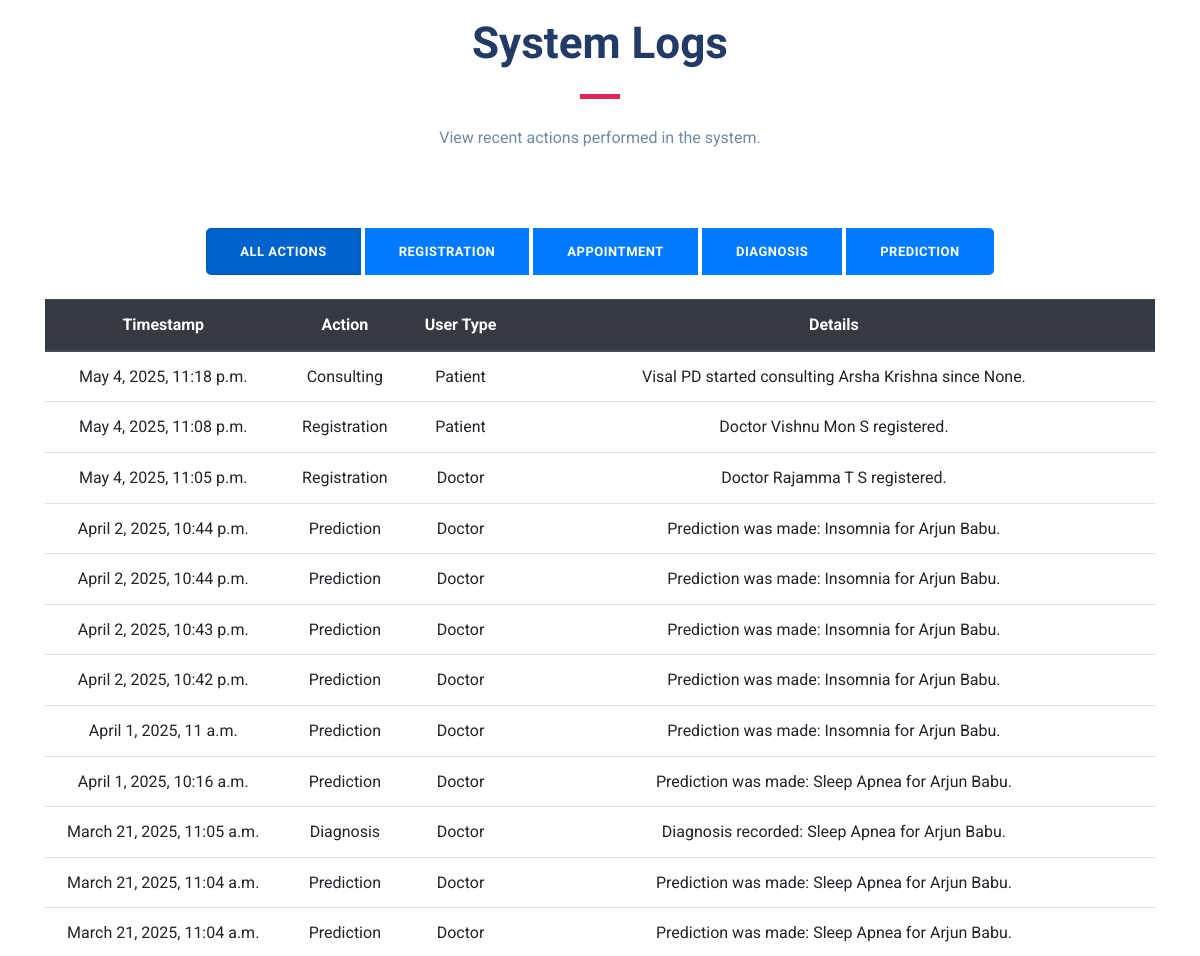
Page /siteAdmin/logList/ (signed in, middle part) on the earlier database version.
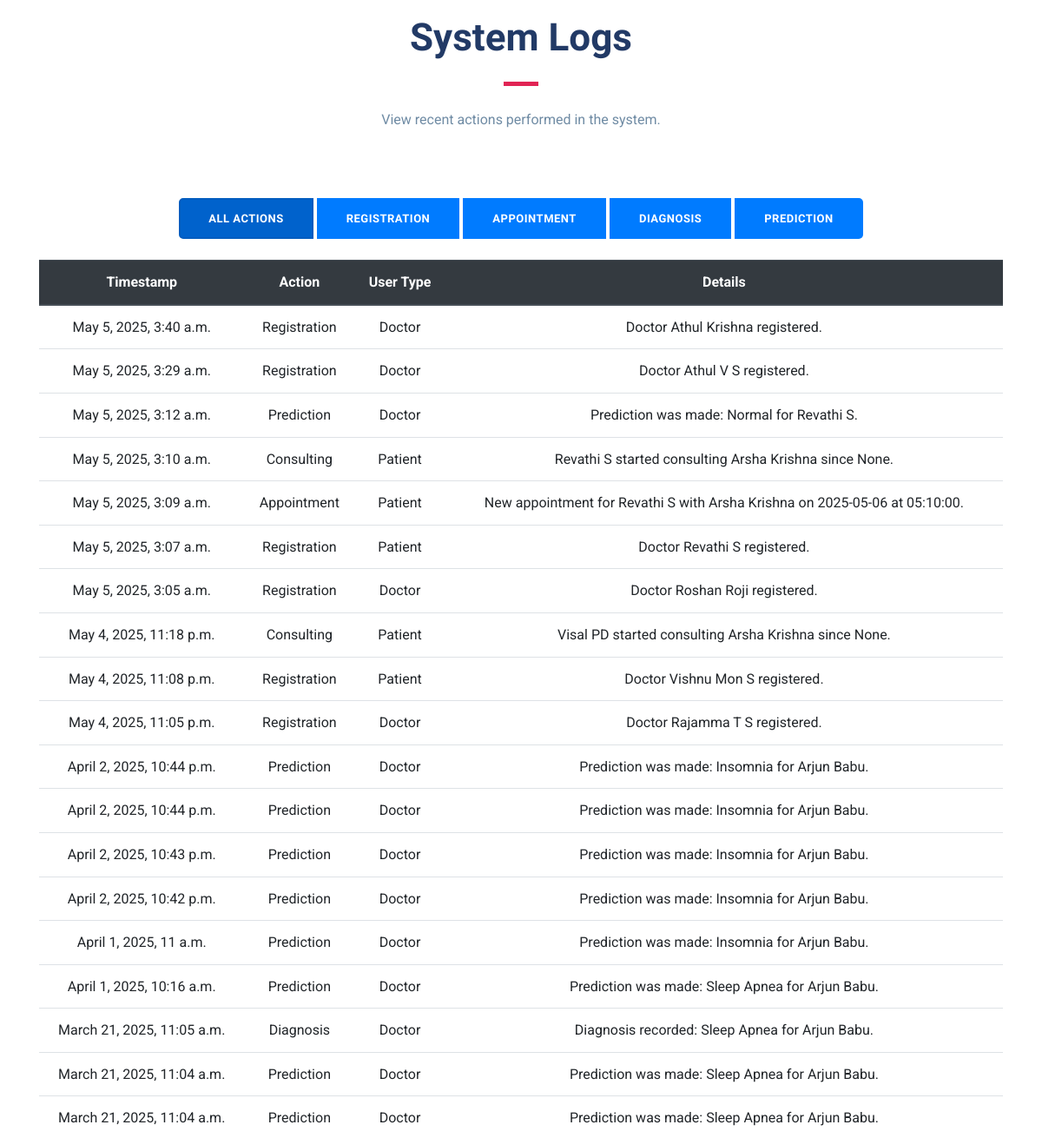
Same page on the later database version.
### siteAdmin/models.py (models this page shows, shortened)
class Log(models.Model):
    ACTION_CHOICES = (
        ("Patient Registered", "Patient Registered"),
        ("Doctor Registered", "Doctor Registered"),
        ("Appointment Created", "Appointment Created"),
        ("Appointment Updated", "Appointment Updated"),
        ("Diagnosis Made", "Diagnosis Made"),
        ("Prediction Made", "Prediction Made"),
    )
    action = models.CharField(max_length=50, choices=ACTION_CHOICES)
    user_type = models.CharField(max_length=255, blank=True, null=True)
    user_id = models.CharField(max_length=255, blank=True, null=True)
    details = models.TextField()
    timestamp = models.DateTimeField(auto_now_add=True)

### siteAdmin/views.py (the view)
# urls.py: path("logList/", views.logList, name="logList"),
@admin_login_required()
def logList(request):
    logs = Log.objects.all().order_by("-timestamp")
    return render(request, "siteAdmin/log-list.html", {"logs": logs})

### templates/siteAdmin/log-list.html (shortened to what this page needs)
{% extends "../base.html" %}
{% load static %}
{% block body %}
<section class="section logs">
    <div class="container">
        <div class="row justify-content-center">
            <div class="col-lg-6 text-center">
                <div class="section-title">
                    <h2>System Logs</h2>
                    <div class="divider mx-auto my-4"></div>
                    <p>View recent actions performed in the system.</p>
                </div>
            </div>
        </div>
        <div class="col-12 text-center mb-4">
            <div class="btn-group btn-group-toggle">
                <button class="btn btn-primary filter-btn active" data-filter="all">All Actions</button>
                <button class="btn btn-primary filter-btn" data-filter="Registration">Registration</button>
                <button class="btn btn-primary filter-btn" data-filter="Appointment">Appointment</button>
                <button class="btn btn-primary filter-btn" data-filter="Diagnosis">Diagnosis</button>
                <button class="btn btn-primary filter-btn" data-filter="Prediction">Prediction</button>
            </div>
        </div>
        <div class="table-responsive">
            <table class="table text-center">
                <thead class="thead-dark">
                    <tr>
                        <th>Timestamp</th>
                        <th>Action</th>
                        <th>User Type</th>
                        <th>Details</th>
                    </tr>
                </thead>
                <tbody id="logs-table">
                    {% for log in logs %}
                    <tr class="log-row" data-action="{{ log.action }}">
                        <td>{{ log.timestamp }}</td>
                        <td>{{ log.action }}</td>
                        <td>{{ log.user_type }}</td>
                        <td>{{ log.details }}</td>
                    </tr>
                    {% empty %}
                    <tr>
                        <td colspan="4" class="text-center">No logs found.</td>
                    </tr>
                    {% endfor %}
                </tbody>
            </table>
        </div>
    </div>
</section>
{% endblock body %}

Differences in the rows shown:
added Log: timestamp "May 5, 2025, 3:40 a.m.", action "Registration", user_type "Doctor", details "Doctor Athul Krishna registered."
added Log: timestamp "May 5, 2025, 3:29 a.m.", action "Registration", user_type "Doctor", details "Doctor Athul V S registered."
added Log: timestamp "May 5, 2025, 3:12 a.m.", action "Prediction", user_type "Doctor", details "Prediction was made: Normal for Revathi S."
added Log: timestamp "May 5, 2025, 3:10 a.m.", action "Consulting", user_type "Patient", details "Revathi S started consulting Arsha Krishna since None."
added Log: timestamp "May 5, 2025, 3:09 a.m.", action "Appointment", user_type "Patient", details "New appointment for Revathi S with Arsha Krishna on 2025-05-06 at 05:10:00."
added Log: timestamp "May 5, 2025, 3:07 a.m.", action "Registration", user_type "Patient", details "Doctor Revathi S registered."
added Log: timestamp "May 5, 2025, 3:05 a.m.", action "Registration", user_type "Doctor", details "Doctor Roshan Roji registered."
